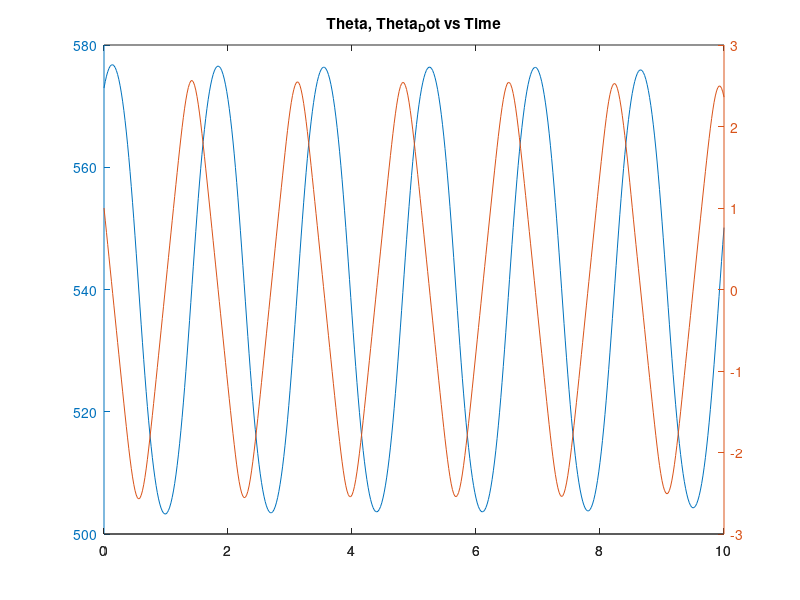
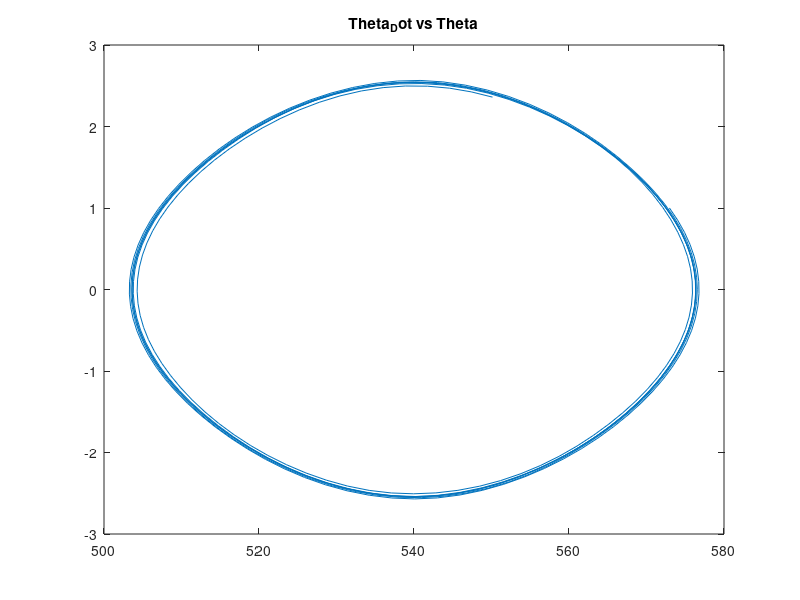

Recreate these plots in MATLAB, in order.
function simulate_bike_stability
    clear; close all;
    %% Variables
    g = 9.8;                                                               % m / s / s
    
    l_c = 0.53;                                                            % m
    l_fly = l_c;                                                           % m
    
    m_fly = 5.44;                                                          % kg
    m_bike = 18.6;                                                         % kg
    m_total = m_fly + m_bike;                                              % kg
    
    J_fly = 0.5;                                                           % kg * m * m
    J_bike = 5.5;                                                          % kg * m * m
    J_total = (J_bike) + (J_fly) + (m_fly * l_fly^2);                      % kg * m * m
    
    %% Global Variables
    global c1 c2 c3;
    c1 = m_total * l_c^2;                                                  %
    c2 = J_total;                                                          %
    c3 = m_total * g * l_c;                                                %
    
    global err theta_prev dt;
    err = 0;                                                               %
    theta_prev = 0;                                                        % rad / s
    dt = 2e-2;                                                             % s
    
    global target_theta torque_limit;
    target_theta = 0;                                                      % rad
    torque_limit = 15;                                                     % N * m
    
    
    
    
    %% C-Style Main Function
    main();
    function main 
    
        
        t_span = 0:dt:10;
        intial = [10 1];
        [t, state] = ode45(@bike_falling_ode, t_span, intial);

        % convert theta to degrees
        state(:, 1) = state(:,1) .* (180/pi);

        % plot
        figure;
        plotyy(t, state(:,1), t, state(:,2))
        title('Theta, Theta_Dot vs Time');
        
        figure;
        plot(state(:,1), state(:,2))
        title('Theta_Dot vs Theta');
    end





    %% Bike Falling
    function delta = bike_falling_ode( t, state )
        
        % unpack state
        theta     = state(1);
        theta_dot = state(2);
        
        % get feedback from PID controller
        torque = bike_falling_PID(theta, theta_dot);
        
        % solve for theta_dot_dot
        theta_dot_dot_numerator = torque - c1*theta_dot^2*sin(theta)*cos(theta) + c3*sin(theta);
        theta_dot_dot_denominator = c1*sin(theta)^2 + c2;
        
        % pack delta
        delta = [
            theta_dot; 
            theta_dot_dot_numerator/theta_dot_dot_denominator
        ];
    end

    %% PID Loop
    function torque = bike_falling_PID(theta, theta_dot)
        current_err = target_theta - theta;                                % P
        
        err = current_err + err;                                           % I
        
        diff = (theta - theta_prev) / dt;                                  % D
        theta_prev = theta;
    
        % PID constants
        kPID = [0, 0, 0];

        % compute torque
        torque = (kPID(1) * current_err) + (kPID(2) * err) + (kPID(3) * diff);
        
        % limit torque
        if torque > torque_limit
            torque = torque_limit;
        elseif torque < -torque_limit 
            torque = -torque_limit;
        end
    end
    
    %% Bike Properties
    

end
